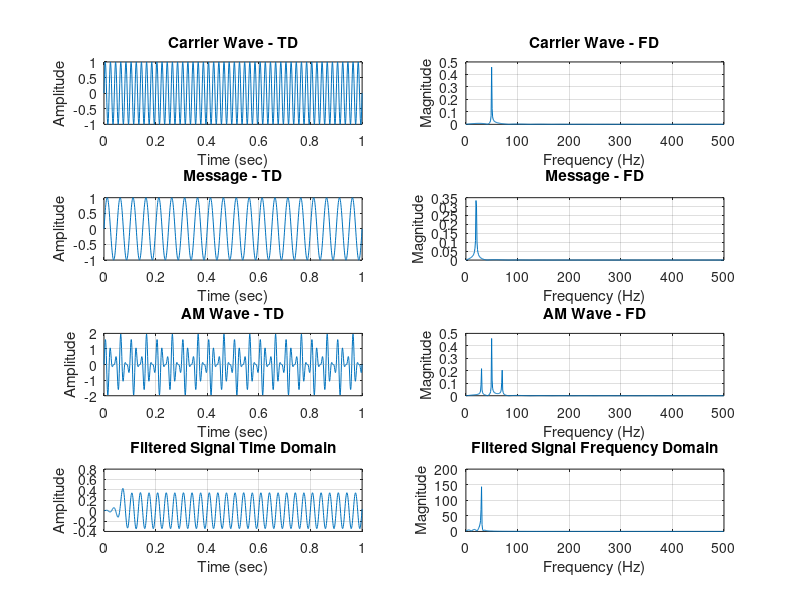

The MATLAB source for this figure:
clc; close all; clear all;
j = sqrt(-1);
order = 10; %order of filter

%Creates time vector
Fs = 1000;
Ts = 1/Fs;
t = 0:Ts:1;
%Sets sampling rate and frequency vector
nfft = 1024;
f = (0:(nfft-1)/2).*Fs./nfft;

% Creates a carrier wave, c(t)
fc = 50;
om = 2.*pi.*fc;
c = sin(om.*t); %a sine wave at fc
C = fft(c,nfft)./nfft;
%Plots
subplot(421);
plot(t,c); grid on;
title('Carrier Wave - TD');
xlabel('Time (sec)'); ylabel('Amplitude');
subplot(422);
plot(f,abs(C(1:nfft/2))); grid on;
title('Carrier Wave - FD');
xlabel('Frequency (Hz)'); ylabel('Magnitude');

%Creates a message signal, m(t)
fm = 20;
m = sin(2.*pi.*fm.*t);
M = fft(m,nfft)./nfft;
%Plots
subplot(423);
plot(t,m); grid on;
title('Message - TD');
xlabel('Time (sec)'); ylabel('Amplitude');
subplot(424);
plot(f,abs(M(1:nfft/2))); grid on;
title('Message - FD');
xlabel('Frequency (Hz)'); ylabel('Magnitude');

%Performs amplitude modulation
alpha = 1; % Between (0,1]
am = (1 + alpha.*m) .* c;
AM = fft(am,nfft)./nfft ;% x(t) = (1+alpha*m(t))*c(t)
%Plots
subplot(425);
plot(t,am); grid on;
title('AM Wave - TD');
xlabel('Time (sec)'); ylabel('Amplitude');
subplot(426);
plot(f,abs(AM(1:nfft/2))); grid on;
title('AM Wave - FD');
xlabel('Frequency (Hz)'); ylabel('Magnitude');

%Adds bandpass filter for SSB
fcuts = [fc-25 fc-10];
mag = [1 0];
dev = [0.05 0.01];
[M,Wn,beta,typ] = kaiserord(fcuts,mag,dev,Fs);  % window parameters
ssb = fir1(M,Wn,typ,kaiser(M+1,beta),'noscale'); % filter design
SSB = fft(ssb,nfft);
%colvolve the signals
s = filter(ssb,1,am);
S = fft(s,nfft);

%Plots
subplot(427);
plot(t,s); grid on;
title('Filtered Signal Time Domain');
ylabel('Amplitude'); xlabel('Time (sec)');
subplot(428);
plot(f,abs(S(1:nfft/2))); grid on;
title('Filtered Signal Frequency Domain');
ylabel('Magnitude'); xlabel('Frequency (Hz)');